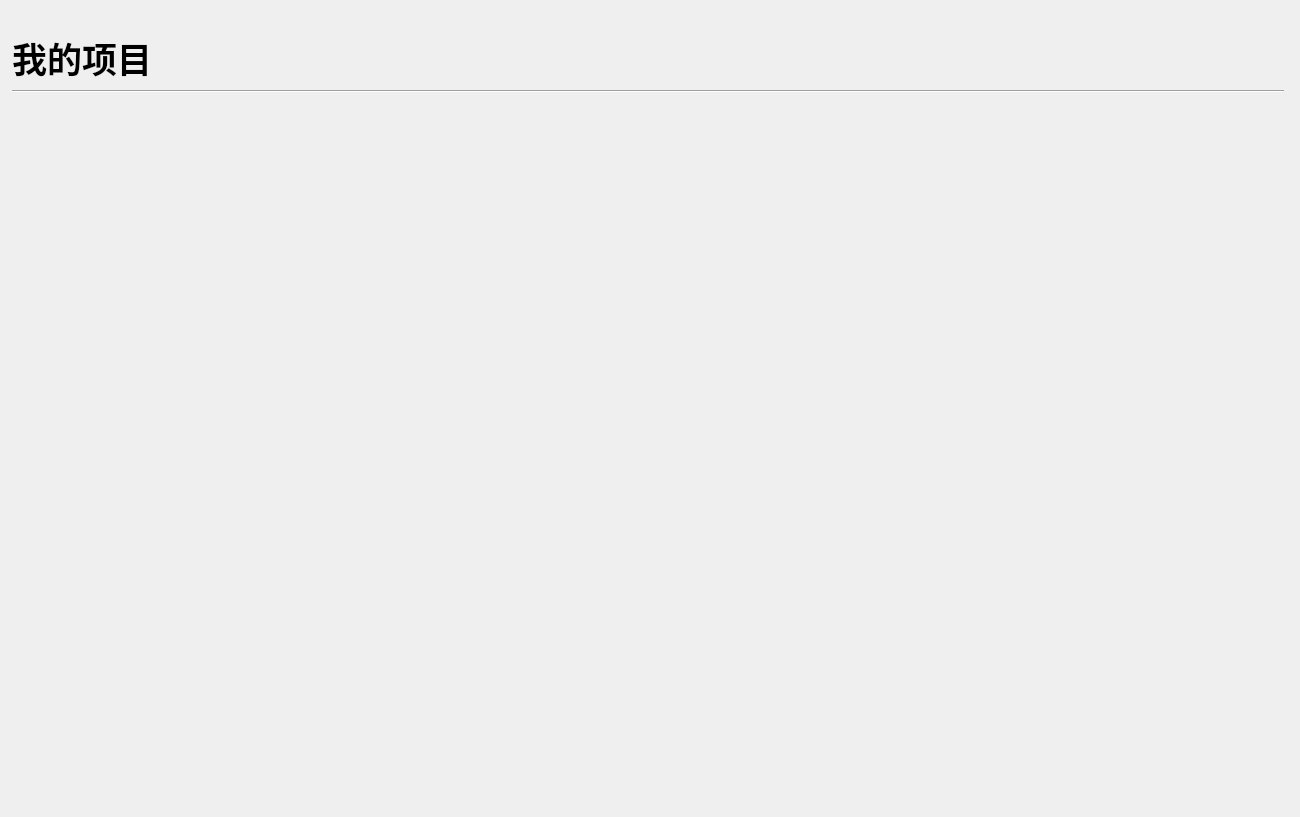
<?xml version="1.0" encoding="UTF-8"?>
<ui version="4.0">
 <class>Project</class>
 <widget class="QWidget" name="Project">
  <property name="geometry">
   <rect>
    <x>0</x>
    <y>0</y>
    <width>1300</width>
    <height>817</height>
   </rect>
  </property>
  <property name="windowTitle">
   <string>Form</string>
  </property>
  <layout class="QVBoxLayout" name="verticalLayout" stretch="0,0,10">
   <property name="leftMargin">
    <number>12</number>
   </property>
   <property name="topMargin">
    <number>32</number>
   </property>
   <property name="rightMargin">
    <number>16</number>
   </property>
   <property name="bottomMargin">
    <number>16</number>
   </property>
   <item>
    <widget class="QLabel" name="PackageTitile">
     <property name="maximumSize">
      <size>
       <width>16777215</width>
       <height>3000</height>
      </size>
     </property>
     <property name="font">
      <font>
       <family>微软雅黑</family>
       <pointsize>26</pointsize>
       <weight>75</weight>
       <bold>true</bold>
       <kerning>true</kerning>
      </font>
     </property>
     <property name="text">
      <string>我的项目</string>
     </property>
    </widget>
   </item>
   <item>
    <widget class="Line" name="line">
     <property name="orientation">
      <enum>Qt::Horizontal</enum>
     </property>
    </widget>
   </item>
   <item>
    <widget class="QWidget" name="container" native="true">
     <layout class="QGridLayout" name="gridLayout">
      <property name="leftMargin">
       <number>0</number>
      </property>
      <property name="topMargin">
       <number>0</number>
      </property>
      <property name="rightMargin">
       <number>0</number>
      </property>
      <property name="bottomMargin">
       <number>0</number>
      </property>
      <item row="0" column="0">
       <layout class="QGridLayout" name="containerLayout"/>
      </item>
     </layout>
    </widget>
   </item>
  </layout>
 </widget>
 <resources/>
 <connections/>
</ui>
